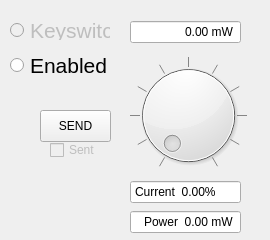
<?xml version="1.0" encoding="UTF-8"?>
<ui version="4.0">
 <class>Form</class>
 <widget class="QWidget" name="Form">
  <property name="geometry">
   <rect>
    <x>0</x>
    <y>0</y>
    <width>270</width>
    <height>240</height>
   </rect>
  </property>
  <property name="minimumSize">
   <size>
    <width>270</width>
    <height>240</height>
   </size>
  </property>
  <property name="font">
   <font>
    <weight>50</weight>
    <bold>false</bold>
   </font>
  </property>
  <property name="windowTitle">
   <string>Form</string>
  </property>
  <widget class="QRadioButton" name="EnableSwitch">
   <property name="geometry">
    <rect>
     <x>10</x>
     <y>50</y>
     <width>101</width>
     <height>31</height>
    </rect>
   </property>
   <property name="minimumSize">
    <size>
     <width>0</width>
     <height>31</height>
    </size>
   </property>
   <property name="font">
    <font>
     <pointsize>16</pointsize>
    </font>
   </property>
   <property name="text">
    <string>Enabled</string>
   </property>
   <property name="iconSize">
    <size>
     <width>16</width>
     <height>16</height>
    </size>
   </property>
   <property name="checkable">
    <bool>true</bool>
   </property>
   <property name="checked">
    <bool>false</bool>
   </property>
   <property name="autoExclusive">
    <bool>false</bool>
   </property>
  </widget>
  <widget class="QRadioButton" name="Keyswitch">
   <property name="enabled">
    <bool>false</bool>
   </property>
   <property name="geometry">
    <rect>
     <x>10</x>
     <y>20</y>
     <width>100</width>
     <height>20</height>
    </rect>
   </property>
   <property name="font">
    <font>
     <pointsize>16</pointsize>
    </font>
   </property>
   <property name="mouseTracking">
    <bool>true</bool>
   </property>
   <property name="text">
    <string>Keyswitch</string>
   </property>
   <property name="checkable">
    <bool>false</bool>
   </property>
   <property name="autoRepeat">
    <bool>false</bool>
   </property>
   <property name="autoExclusive">
    <bool>false</bool>
   </property>
  </widget>
  <widget class="QDoubleSpinBox" name="CurrentBox">
   <property name="geometry">
    <rect>
     <x>130</x>
     <y>180</y>
     <width>111</width>
     <height>24</height>
    </rect>
   </property>
   <property name="readOnly">
    <bool>true</bool>
   </property>
   <property name="buttonSymbols">
    <enum>QAbstractSpinBox::NoButtons</enum>
   </property>
   <property name="prefix">
    <string>Current  </string>
   </property>
   <property name="suffix">
    <string>%</string>
   </property>
   <property name="maximum">
    <double>100.000000000000000</double>
   </property>
  </widget>
  <widget class="QDoubleSpinBox" name="Power">
   <property name="geometry">
    <rect>
     <x>130</x>
     <y>20</y>
     <width>111</width>
     <height>24</height>
    </rect>
   </property>
   <property name="palette">
    <palette>
     <active>
      <colorrole role="Highlight">
       <brush brushstyle="SolidPattern">
        <color alpha="255">
         <red>255</red>
         <green>255</green>
         <blue>255</blue>
        </color>
       </brush>
      </colorrole>
      <colorrole role="HighlightedText">
       <brush brushstyle="SolidPattern">
        <color alpha="255">
         <red>0</red>
         <green>0</green>
         <blue>0</blue>
        </color>
       </brush>
      </colorrole>
     </active>
     <inactive>
      <colorrole role="Highlight">
       <brush brushstyle="SolidPattern">
        <color alpha="255">
         <red>255</red>
         <green>255</green>
         <blue>255</blue>
        </color>
       </brush>
      </colorrole>
      <colorrole role="HighlightedText">
       <brush brushstyle="SolidPattern">
        <color alpha="255">
         <red>0</red>
         <green>0</green>
         <blue>0</blue>
        </color>
       </brush>
      </colorrole>
     </inactive>
     <disabled>
      <colorrole role="Highlight">
       <brush brushstyle="SolidPattern">
        <color alpha="255">
         <red>145</red>
         <green>145</green>
         <blue>145</blue>
        </color>
       </brush>
      </colorrole>
      <colorrole role="HighlightedText">
       <brush brushstyle="SolidPattern">
        <color alpha="255">
         <red>0</red>
         <green>0</green>
         <blue>0</blue>
        </color>
       </brush>
      </colorrole>
     </disabled>
    </palette>
   </property>
   <property name="font">
    <font>
     <weight>50</weight>
     <bold>false</bold>
     <strikeout>false</strikeout>
    </font>
   </property>
   <property name="alignment">
    <set>Qt::AlignRight|Qt::AlignTrailing|Qt::AlignVCenter</set>
   </property>
   <property name="buttonSymbols">
    <enum>QAbstractSpinBox::NoButtons</enum>
   </property>
   <property name="suffix">
    <string> mW</string>
   </property>
   <property name="maximum">
    <double>5000.000000000000000</double>
   </property>
  </widget>
  <widget class="QRotaryEncoder" name="PowerDial">
   <property name="geometry">
    <rect>
     <x>130</x>
     <y>40</y>
     <width>117</width>
     <height>151</height>
    </rect>
   </property>
   <property name="minimumSize">
    <size>
     <width>100</width>
     <height>95</height>
    </size>
   </property>
   <property name="font">
    <font>
     <weight>50</weight>
     <bold>false</bold>
    </font>
   </property>
   <property name="maximum">
    <number>300</number>
   </property>
   <property name="wrapping">
    <bool>false</bool>
   </property>
   <property name="notchTarget">
    <double>30.000000000000000</double>
   </property>
   <property name="notchesVisible">
    <bool>true</bool>
   </property>
  </widget>
  <widget class="QDoubleSpinBox" name="ActualPower">
   <property name="geometry">
    <rect>
     <x>130</x>
     <y>210</y>
     <width>111</width>
     <height>24</height>
    </rect>
   </property>
   <property name="palette">
    <palette>
     <active>
      <colorrole role="Highlight">
       <brush brushstyle="SolidPattern">
        <color alpha="255">
         <red>255</red>
         <green>255</green>
         <blue>255</blue>
        </color>
       </brush>
      </colorrole>
      <colorrole role="HighlightedText">
       <brush brushstyle="SolidPattern">
        <color alpha="255">
         <red>0</red>
         <green>0</green>
         <blue>0</blue>
        </color>
       </brush>
      </colorrole>
     </active>
     <inactive>
      <colorrole role="Highlight">
       <brush brushstyle="SolidPattern">
        <color alpha="255">
         <red>255</red>
         <green>255</green>
         <blue>255</blue>
        </color>
       </brush>
      </colorrole>
      <colorrole role="HighlightedText">
       <brush brushstyle="SolidPattern">
        <color alpha="255">
         <red>0</red>
         <green>0</green>
         <blue>0</blue>
        </color>
       </brush>
      </colorrole>
     </inactive>
     <disabled>
      <colorrole role="Highlight">
       <brush brushstyle="SolidPattern">
        <color alpha="255">
         <red>145</red>
         <green>145</green>
         <blue>145</blue>
        </color>
       </brush>
      </colorrole>
      <colorrole role="HighlightedText">
       <brush brushstyle="SolidPattern">
        <color alpha="255">
         <red>0</red>
         <green>0</green>
         <blue>0</blue>
        </color>
       </brush>
      </colorrole>
     </disabled>
    </palette>
   </property>
   <property name="alignment">
    <set>Qt::AlignRight|Qt::AlignTrailing|Qt::AlignVCenter</set>
   </property>
   <property name="readOnly">
    <bool>true</bool>
   </property>
   <property name="buttonSymbols">
    <enum>QAbstractSpinBox::NoButtons</enum>
   </property>
   <property name="prefix">
    <string>Power  </string>
   </property>
   <property name="suffix">
    <string> mW</string>
   </property>
   <property name="maximum">
    <double>5000.000000000000000</double>
   </property>
  </widget>
  <widget class="QPushButton" name="SendPower">
   <property name="geometry">
    <rect>
     <x>40</x>
     <y>110</y>
     <width>71</width>
     <height>32</height>
    </rect>
   </property>
   <property name="text">
    <string>SEND</string>
   </property>
  </widget>
  <widget class="QCheckBox" name="sentCheck">
   <property name="enabled">
    <bool>false</bool>
   </property>
   <property name="geometry">
    <rect>
     <x>50</x>
     <y>140</y>
     <width>87</width>
     <height>20</height>
    </rect>
   </property>
   <property name="text">
    <string>Sent</string>
   </property>
   <property name="checkable">
    <bool>true</bool>
   </property>
   <property name="tristate">
    <bool>false</bool>
   </property>
  </widget>
 </widget>
 <customwidgets>
  <customwidget>
   <class>QRotaryEncoder</class>
   <extends>QDial</extends>
   <header>QInstrument.widgets.QRotaryEncoder</header>
   <slots>
    <signal>stepUp()</signal>
    <signal>stepDown()</signal>
   </slots>
  </customwidget>
 </customwidgets>
 <resources/>
 <connections/>
</ui>
